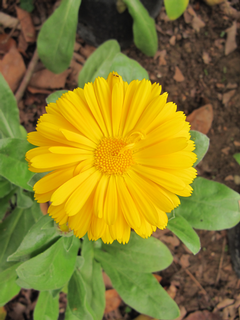
#> input picture esp8266/ArduinoCore-esp8266-master/libraries/TFT_Touch_Shield_V2/examples/tftbmp/flower.BMP, 240 x 320 px, given in place of the camera
$ python 220106_contour1.py
#> lines starting #> are read from the running program, lines starting #| are printed output that depends on the picture; after the words box and inside, x2 and y2 are one past the last pixel; in counts of white or black regions, pixels touching at a corner belong together
import cv2
import numpy as np

frameWidth = 640
frameHeight = 480
cap = cv2.VideoCapture(0)
cap.set(3, frameWidth)
cap.set(4, frameHeight)

def empty(a):
    pass

cv2.namedWindow("Parameters")
cv2.resizeWindow("Parameters", 640, 240)
#cv2.createTrackbar("Threshold1", "Parameters", 223, 255, empty)
#cv2.createTrackbar("Threshold2", "Parameters", 255, 255, empty)
#cv2.createTrackbar("Area", "Parameters", 40000, 70000, empty)

def getContours(img, imgContour):
    areaMin = 40000
    contours, hierarchy = cv2.findContours(img, cv2.RETR_EXTERNAL, cv2.CHAIN_APPROX_NONE)
    for cnt in contours:
        area = cv2.contourArea(cnt)
        #areaMin = cv2.getTrackbarPos("Area", "Parameters")
        if area > areaMin:
            cv2.drawContours(imgContour, cnt, -1, (255, 0, 255), 7)
            peri = cv2.arcLength(cnt, True)
            approx = cv2.approxPolyDP(cnt, 0.02 * peri, True)
            x, y, w, h = cv2.boundingRect(approx)
            cv2.rectangle(imgContour, (x, y), (x+w, y+h), (0, 255, 0), 5)
            cv2.putText(imgContour, "Points: " + str(len(approx)), (x+100, y+100), cv2.FONT_HERSHEY_COMPLEX, 0.7, (0, 255, 0), 2)
            cv2.putText(imgContour, "Area: " + str(int(area)), (x+100, y+125), cv2.FONT_HERSHEY_COMPLEX, 0.7, (0, 255, 0), 2)
            app = len(approx)
            ar = int(area)
            return app, ar
'''
def check(app, ar):
    if app == 4 and ar > 70000:
        return True
    else:
        return False
   '''
while True:
    threshold1 = 35
    threshold2 = 35
    ret, img = cap.read()
#> img is the input picture: shape (320, 240, 3); mean B, G, R 41.5, 125.1, 135.7
    imgContour = img.copy()
    imgBlur = cv2.GaussianBlur(img, (7, 7), 1)
    imgGray = cv2.cvtColor(imgBlur, cv2.COLOR_BGR2GRAY)
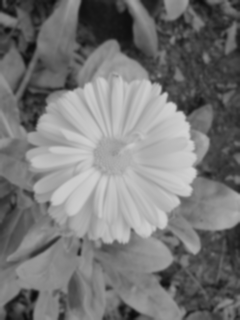
#> imgGray: shape (320, 240); min 11, max 210, mean 118.7

    #threshold1 = cv2.getTrackbarPos("Threshold1", "Parameters")
    #threshold2 = cv2.getTrackbarPos("Threshold2", "Parameters")

    imgCanny = cv2.Canny(imgGray, threshold1, threshold2)
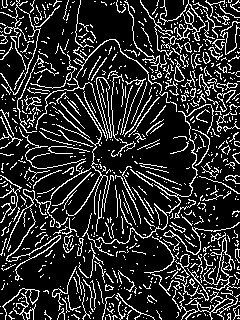
#> imgCanny: shape (320, 240); 18% white in thin lines or dots
    kernel = np.ones((5, 5))
    imgDil = cv2.dilate(imgCanny, kernel, iterations=1)
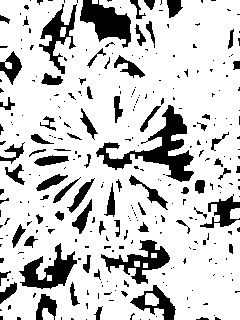
#> imgDil: shape (320, 240); 80.2% white; 307 black regions (233 under 20 px)

    #app = getContours(imgDil, imgContour)[0]
    #ar = getContours(imgDil, imgContour)[1]

    app, ar = getContours(imgDil, imgContour)
#> in getContours, `contours, hierarchy = cv2.findContours(img, cv2.RETR_EXTERNAL, cv2.CHA..`: contours = 5 contours, 1 with area under 20; largest, box (x1, y1, x2, y2) and area: (0, 0, 240, 320) 70884, (145, 293, 159, 306) 127, (42, 308, 54, 320) 84, (230, 208, 240, 219) 84
#> the loop in getContours, `for cnt in contours:` made 5 passes
#> (area, peri, x, y, w, h, app, ar) on pass 5: (70884.5, 2304.3, 0, 0, 240, 320, 6, 70884)
#> area on passes 1 to 3: 83.5, 127, 83.5
#> after the loop in getContours, `for cnt in contours:`:
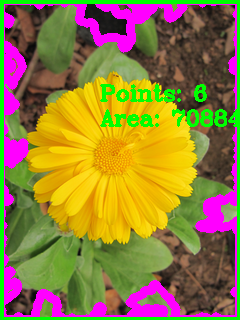
#> imgContour: shape (320, 240, 3); 19.17% of pixels changed, all inside (x1, y1, x2, y2) = (0, 0, 240, 320)
#> app = 6; ar = 70884

    #check(app, ar)
    print('app: ', app)
#| app:  6
    print('ar: ', ar)
#| ar:  70884


    # imgStack = stackImages(0.8, ([img, imgCanny], [imgDil, imgContour])) #화면 붙여서 출력하는 메서드

    cv2.imshow("Result", imgContour)
    if cv2.waitKey(1) & 0xFF == ord('q'):
#> (key q is pressed here)
        break

$ run again, on esp8266/ArduinoCore-esp8266-master/libraries/TFT_Touch_Shield_V2/examples/tftbmp/hibiscus.bmp
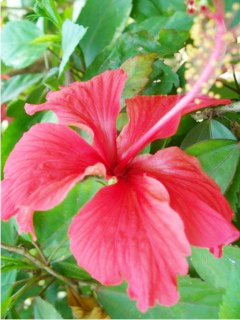
#> input picture esp8266/ArduinoCore-esp8266-master/libraries/TFT_Touch_Shield_V2/examples/tftbmp/hibiscus.bmp, 240 x 320 px, given in place of the camera
#> img is the input picture: shape (320, 240, 3); mean B, G, R 103.5, 130.9, 168.1
#> `imgCanny = cv2.Canny(imgGray, threshold1, threshold2)`:
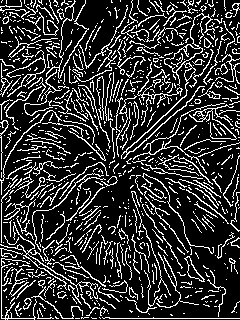
#> imgCanny: shape (320, 240); 19.9% white in thin lines or dots
#> imgDil: shape (320, 240); 87.1% white; 320 black regions (242 under 20 px)
#> contours = 4 contours, 2 with area under 20; largest, box (x1, y1, x2, y2) and area: (0, 0, 240, 320) 73376, (229, 299, 240, 315) 98
#> the loop in getContours, `for cnt in contours:` made 4 passes
#> (area, peri, x, y, w, h, app, ar) on pass 4: (73376, 1786.4, 0, 0, 240, 320, 9, 73376)
#> after the loop in getContours, `for cnt in contours:`:
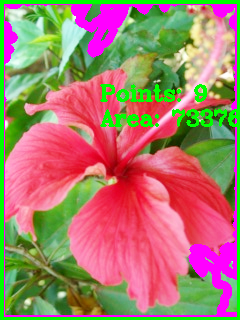
#> imgContour: shape (320, 240, 3); 15.04% of pixels changed, all inside (x1, y1, x2, y2) = (0, 0, 240, 320)
#> `app, ar = getContours(imgDil, imgContour)`: app = 9; ar = 73376
#| app:  9
#| ar:  73376
